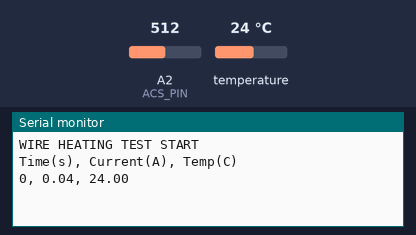
Recording of a sketch running on a simulated Arduino Uno, built with avr-gcc and run on an emulated ATmega328P. Parts: the last lines printed to the serial monitor. Inputs (shaded band) come from the test bench; at power-on: temperature 24 °C, A2 (ACS_PIN) = 512.

Above: at 2.5 s.
2.6 s: temperature set to 12 °C
At 3.5 s:
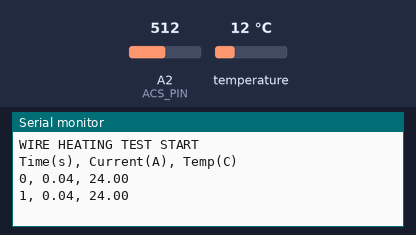
5.0 s: A2 (ACS_PIN) set to 716
At 7.1 s:
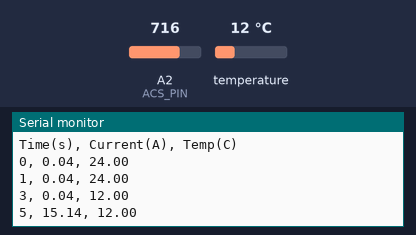
7.4 s: temperature set to 19 °C
At 8.6 s:
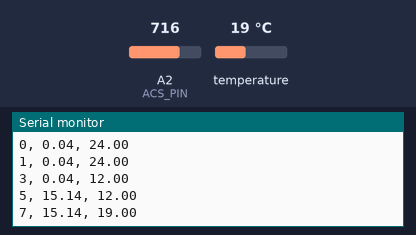
9.8 s: A2 (ACS_PIN) set to 900
At 12.4 s:
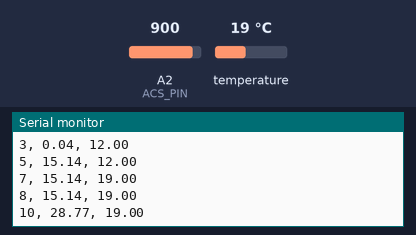
Timing chart, 0 to 13.2 s (numbered marks = the images above; inputs shaded):
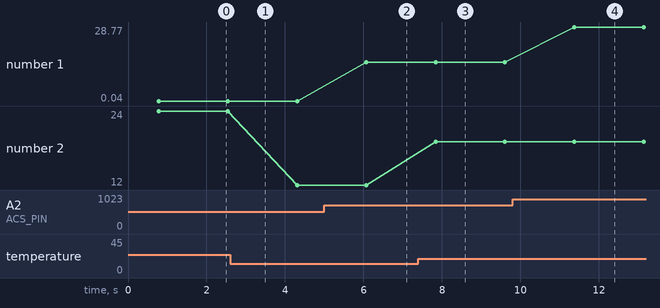

Measured:
- after the input at 5.0 s, the serial monitor: prints a new line after 1.1 s (image 2)
- after the input at 7.4 s, the serial monitor: prints a new line after 0.44 s (image 3)
- after the input at 9.8 s, the serial monitor: prints a new line after 1.6 s (image 4)
- plotted number 1: 0.04 → 15.14 after the input at 5.0 s, 15.14 → 28.77 after the input at 9.8 s
- plotted number 2: 24 → 12 after the input at 2.6 s, 12 → 19 after the input at 7.4 s

The sketch:

test1.ino
```cpp
#include <OneWire.h>
#include <DallasTemperature.h>

// ---------------- PIN DEFINITIONS ----------------
#define ACS_PIN A2        // ACS712 output
#define ONE_WIRE_BUS 2    // DS18B20 data pin

// ---------------- SENSOR SETUP ----------------
OneWire oneWire(ONE_WIRE_BUS);
DallasTemperature sensors(&oneWire);

// ---------------- CALIBRATION ----------------
float sensitivity = 0.066;   // 30A ACS712 = 66mV/A
float offsetVoltage = 2.5;   // Default midpoint (adjust after calibration)

// ---------------- VARIABLES ----------------
float current = 0;
float temperature = 0;

unsigned long startTime;

// ---------------- FUNCTIONS ----------------

// Read current from ACS712
float readCurrent() {
  int adc = analogRead(ACS_PIN);
  float voltage = adc * (5.0 / 1023.0);
  float current = (voltage - offsetVoltage) / sensitivity;
  return current;
}

// Read temperature from DS18B20
float readTemperature() {
  sensors.requestTemperatures();
  return sensors.getTempCByIndex(0);
}

// ---------------- SETUP ----------------
void setup() {
  Serial.begin(9600);
  sensors.begin();

  Serial.println("WIRE HEATING TEST START");
  Serial.println("Time(s), Current(A), Temp(C)");

  startTime = millis();
}

// ---------------- LOOP ----------------
void loop() {

  // Time in seconds
  unsigned long currentTime = (millis() - startTime) / 1000;

  // Read sensors
  current = readCurrent();
  temperature = readTemperature();

  // Print data
  Serial.print(currentTime);
  Serial.print(", ");
  Serial.print(current);
  Serial.print(", ");
  Serial.println(temperature);

  delay(1000);
}
```
